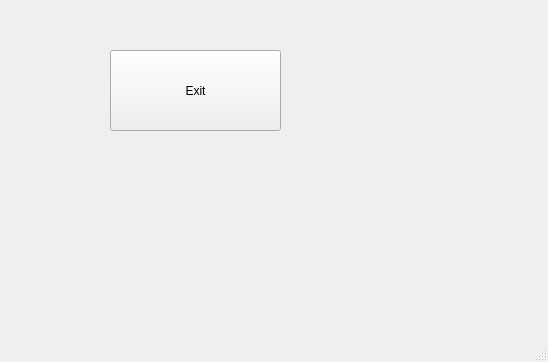
<?xml version="1.0" encoding="UTF-8"?>
<ui version="4.0">
 <class>MainWindow</class>
 <widget class="QMainWindow" name="MainWindow">
  <property name="geometry">
   <rect>
    <x>0</x>
    <y>0</y>
    <width>548</width>
    <height>362</height>
   </rect>
  </property>
  <property name="windowTitle">
   <string>MainWindow</string>
  </property>
  <widget class="QWidget" name="centralwidget">
   <widget class="QPushButton" name="btnExit">
    <property name="geometry">
     <rect>
      <x>110</x>
      <y>50</y>
      <width>171</width>
      <height>81</height>
     </rect>
    </property>
    <property name="text">
     <string>Exit</string>
    </property>
   </widget>
  </widget>
  <widget class="QMenuBar" name="menubar">
   <property name="geometry">
    <rect>
     <x>0</x>
     <y>0</y>
     <width>548</width>
     <height>24</height>
    </rect>
   </property>
  </widget>
  <widget class="QStatusBar" name="statusbar"/>
 </widget>
 <resources/>
 <connections/>
</ui>
